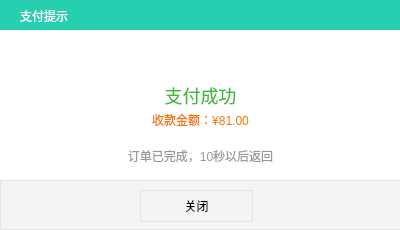
<?xml version="1.0" encoding="UTF-8"?>
<ui version="4.0">
 <class>payOk</class>
 <widget class="QDialog" name="payOk">
  <property name="geometry">
   <rect>
    <x>0</x>
    <y>0</y>
    <width>400</width>
    <height>230</height>
   </rect>
  </property>
  <property name="windowTitle">
   <string>Dialog</string>
  </property>
  <property name="styleSheet">
   <string notr="true">background:rgb(255,255,255)</string>
  </property>
  <widget class="QWidget" name="widget" native="true">
   <property name="geometry">
    <rect>
     <x>0</x>
     <y>0</y>
     <width>401</width>
     <height>30</height>
    </rect>
   </property>
   <property name="styleSheet">
    <string notr="true">background: rgb(39,207,177);
border: rgb(37,195,167);</string>
   </property>
   <widget class="QPushButton" name="pushButton">
    <property name="geometry">
     <rect>
      <x>370</x>
      <y>0</y>
      <width>30</width>
      <height>30</height>
     </rect>
    </property>
    <property name="text">
     <string/>
    </property>
    <property name="icon">
     <iconset resource="images.qrc">
      <normaloff>:/images/ico/windowclose.png</normaloff>:/images/ico/windowclose.png</iconset>
    </property>
    <property name="iconSize">
     <size>
      <width>32</width>
      <height>32</height>
     </size>
    </property>
   </widget>
   <widget class="QLabel" name="label">
    <property name="geometry">
     <rect>
      <x>20</x>
      <y>5</y>
      <width>60</width>
      <height>21</height>
     </rect>
    </property>
    <property name="styleSheet">
     <string notr="true">color:rgb(255, 255, 255)</string>
    </property>
    <property name="text">
     <string>支付提示</string>
    </property>
   </widget>
  </widget>
  <widget class="QWidget" name="widget_2" native="true">
   <property name="geometry">
    <rect>
     <x>0</x>
     <y>180</y>
     <width>401</width>
     <height>50</height>
    </rect>
   </property>
   <property name="styleSheet">
    <string notr="true">
background: #F4F4F4;
border: 1px solid #E4E4E4;</string>
   </property>
   <widget class="QPushButton" name="pushButton_2">
    <property name="geometry">
     <rect>
      <x>140</x>
      <y>10</y>
      <width>113</width>
      <height>32</height>
     </rect>
    </property>
    <property name="text">
     <string>关闭</string>
    </property>
   </widget>
  </widget>
  <widget class="QWidget" name="payok" native="true">
   <property name="geometry">
    <rect>
     <x>0</x>
     <y>40</y>
     <width>401</width>
     <height>41</height>
    </rect>
   </property>
   <property name="styleSheet">
    <string notr="true">background:url(:/images/alretico/ok.png) no-repeat center</string>
   </property>
  </widget>
  <widget class="QLabel" name="label_2">
   <property name="geometry">
    <rect>
     <x>0</x>
     <y>80</y>
     <width>401</width>
     <height>31</height>
    </rect>
   </property>
   <property name="styleSheet">
    <string notr="true">font-size: 18px;
color: #3FB837;
letter-spacing: 0;</string>
   </property>
   <property name="text">
    <string>支付成功</string>
   </property>
   <property name="alignment">
    <set>Qt::AlignCenter</set>
   </property>
  </widget>
  <widget class="QLabel" name="label_3">
   <property name="geometry">
    <rect>
     <x>0</x>
     <y>110</y>
     <width>401</width>
     <height>20</height>
    </rect>
   </property>
   <property name="styleSheet">
    <string notr="true">
font-size: 12px;
color: #F87300;
letter-spacing: 0;</string>
   </property>
   <property name="text">
    <string>收款金额：¥81.00</string>
   </property>
   <property name="alignment">
    <set>Qt::AlignCenter</set>
   </property>
  </widget>
  <widget class="QLabel" name="label_4">
   <property name="geometry">
    <rect>
     <x>0</x>
     <y>140</y>
     <width>401</width>
     <height>31</height>
    </rect>
   </property>
   <property name="styleSheet">
    <string notr="true"> 
font-size: 12px;
color: #999999;
letter-spacing: 0;</string>
   </property>
   <property name="text">
    <string>订单已完成，10秒以后返回</string>
   </property>
   <property name="alignment">
    <set>Qt::AlignCenter</set>
   </property>
  </widget>
 </widget>
 <resources>
  <include location="images.qrc"/>
 </resources>
 <connections/>
</ui>
